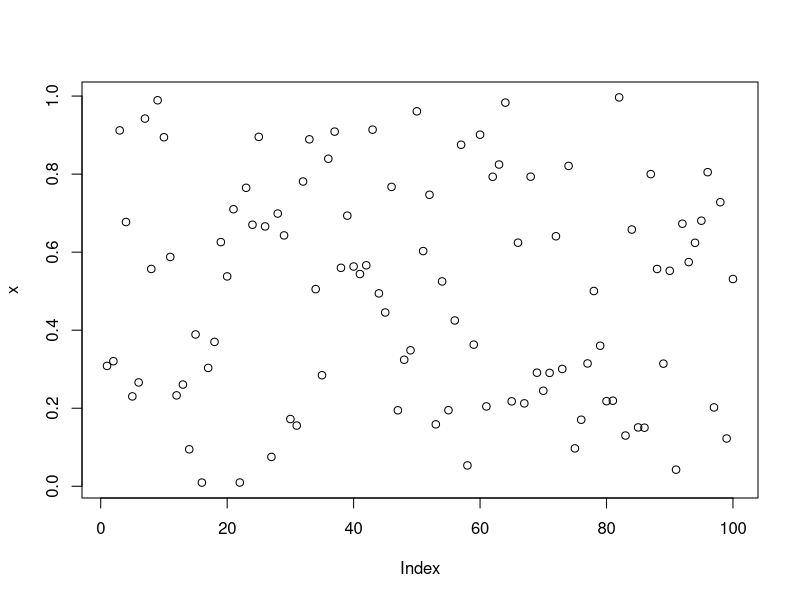
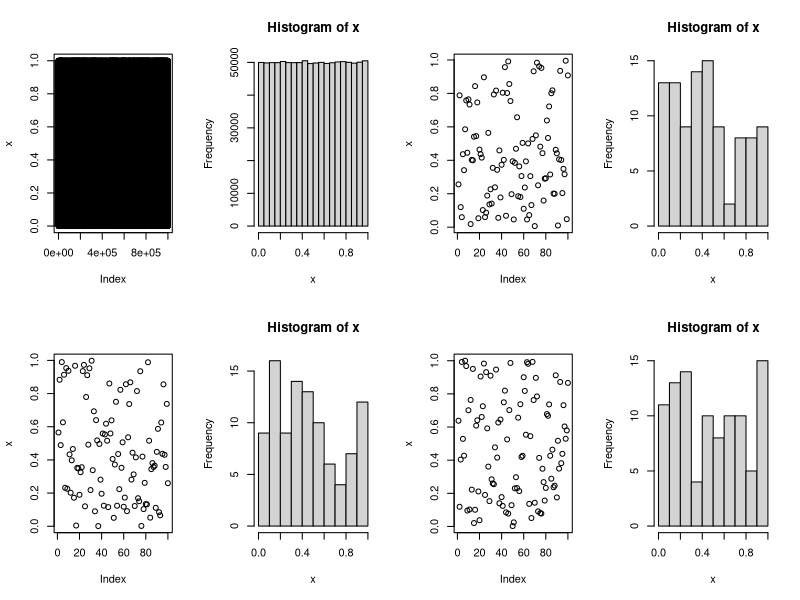
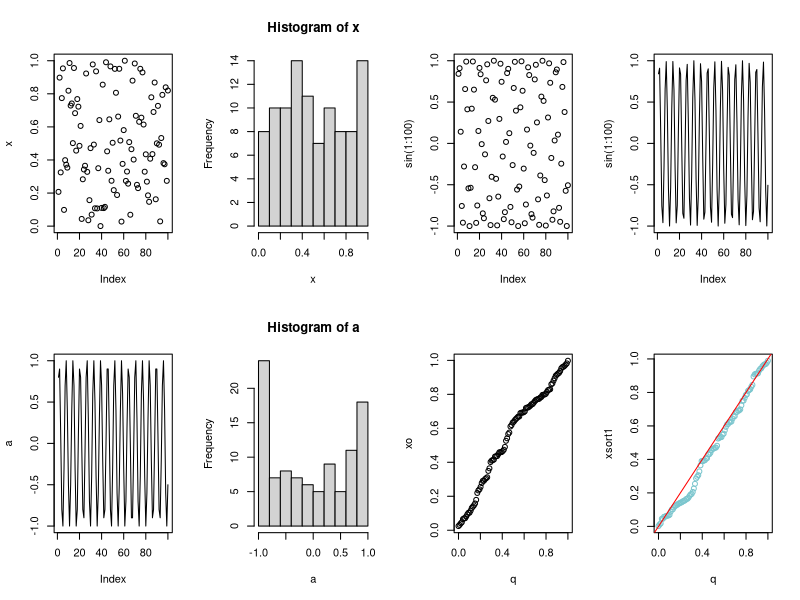
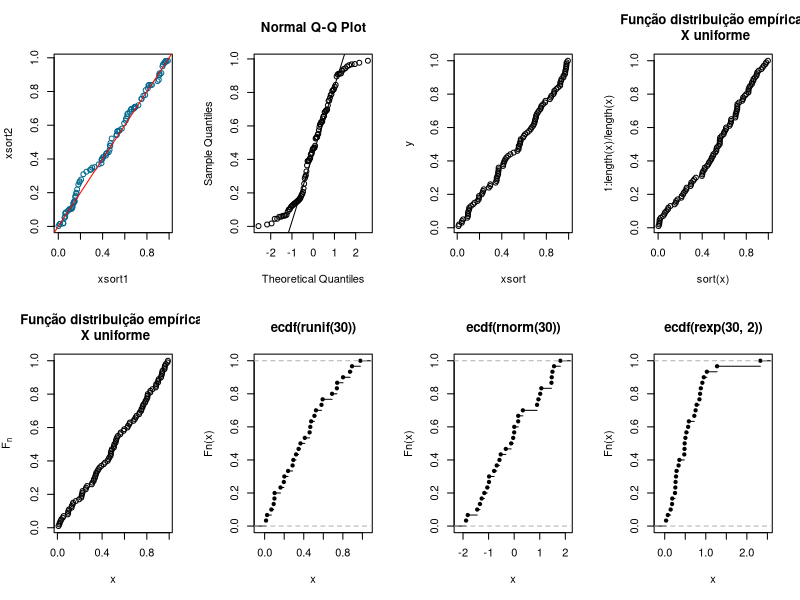
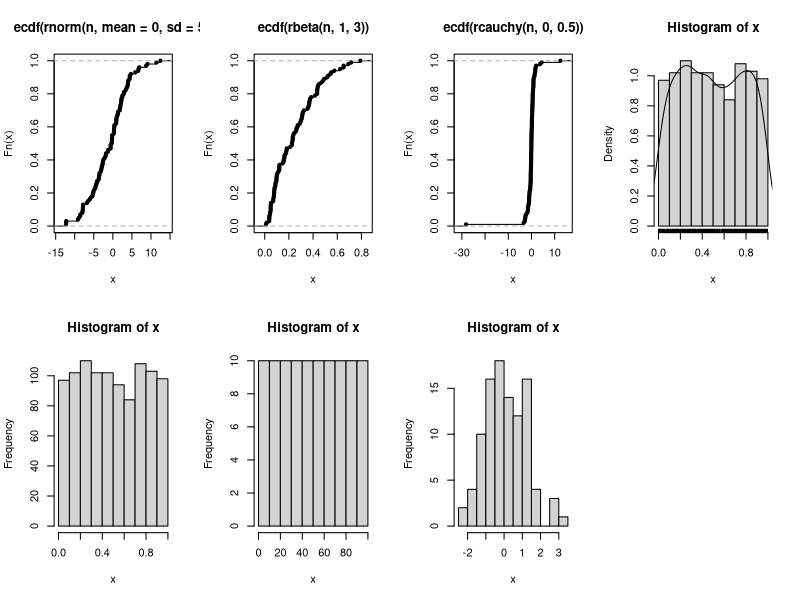

Here is the R script that generated these plots, in order:
# Aula 5 - Estatística Computacional
rm(list = ls())



x = runif(100)
x
plot(x)

# vaŕios gráficos 
par(mfrow = c(2,4))
x = runif(1000000)
plot(x)
hist(x)

# outra forma
for(i in 1:4){
  x = runif(100)
  plot(x)
  hist(x)
}

# Exercício 

# função seno
plot(sin(1:100))

plot(sin(1:100), type = "l")

n = 100 
a = round(sin(1:n),1)
a 
plot(a, type = 'l')
table(a)
hist(a)
table(cut(a, seq(-1,1, by=0.2)))/n # a função cut divide em intervalos e a table nos dá a frequencia em cada intervalo.

# QQ plot: x = quantis esperados (teóricos) e y = quantis observados (em ordem). 

x = runif(n)
xo = sort(x)
q = seq(0, 1, by = (1/n))
q = seq(0, 1, length.out = n)
plot(q,xo)


# cores no R 
# http://www.stat.columbia.edu/~tzheng/files/Rcolor.pdf

# qqplot - uniforme
n = 100
q = seq(0,1,length.out = n)
x1 = runif(n)
xsort1 = sort(x1)
plot(q, xsort1, col ="cadetblue3")
abline(0,1,col = "red")


n = 100
q = seq(0,1,length.out = n)
x2 = runif(n)
xsort2 = sort(x2)
plot(xsort1, xsort2, col ="deepskyblue4")
abline(0,1,col = "red")



# qqplot no R
qqnorm(x1)
qqline(x1)
shapiro.test(x1)


# Distribuição emprírica --------------------------------------------------

# n = 10 -> 0.1, 0.23, 0.34, ... , 0.95
# F(x_{3})=(1/10)*3 = 0.3
# n = 15 -> 0.08, 0.12, 0.13, 0.18, ... , 0.9
# F(x_{3})=(1/15)*3

n = 100
x = runif(n)
xsort = sort(x)
i = (1:n)
y = i/n
plot(xsort, y)

# versão compacta
x = runif(100)
plot(sort(x), 1 :length(x) / length(x),
main = "Função distribuição empírica \n X uniforme")

# incluindo nomes dos eixos 
# ajuda para expresões matemáticas: help(plotmath)
x = runif(100)
plot(sort(x), 1 :length(x) / length(x),
     xlab = "x", ylab = expression(F[n]),
     main = "Função distribuição empírica \n X uniforme")




# classe ecfd para funções de distribuição empíricas 
# forma automática do R 
# uniforme(0,1)
plot(ecdf(runif(30)))

# normal padrão
plot(ecdf(rnorm(30)))

#exponencial com alpha = 2
plot(ecdf(rexp(30,2)))

n = 100
# normal com mu = 0 e sigma = 5
plot(ecdf(rnorm(n, mean = 0, sd = 5)))

# beta com a = 1 e b = 3
plot(ecdf(rbeta(n, 1, 3)))

# cauchy (0,0.5)
plot(ecdf(rcauchy(n, 0, 0.5)))


x = runif(1000)
hist(x, probability = T)
rug(x) # adiciona dados originais ao histograma
lines(density(x)) # estimação kernel

histog = hist(x)
histog$counts


# Teste Kolmogorov-Smornov

# K-S para U(0,1)
x = runif(10)
max(abs((1 : length(x)) / length(x) - sort(x)))

help("ks.test")

# sequência
y = 1:100
ks.test(y, "punif", 1, 100)

# U(0,1)
z = runif(100)
ks.test(z, "punif")

# seno
w = sin(1:100)
range(w)
ks.test(w, 'punif', min(w), max(w))

# normal 
u = rnorm(100)
range(u)
ks.test(rnorm(100), 'punif', min(u), max(u))


# teste Chi quadrado

help("chisq.test")

x = c(48,52)
x
y = chisq.test(x)
y
names(y)
y$observed
y$expected

x = c(57,43)
x
y = chisq.test(x)
y
names(y)
y$observed
y$expected

# Exercícios
# b)
q = (48 - 50) ** 2 / 50 + (52 - 50) ** 2 / 50
q
gl = 1
1 - pchisq(q, gl)

# c)
nc = round(rnorm(1, 50, 8), 0)
nc
x = c(nc, 100 - nc)
x
y = chisq.test(x)
y
names(y)
y$observed
y$expected


# 2)
x = rep(30, 5)
x
y = chisq.test(x)
y
y$observed
y$expected

x = c(15,25,40,22,18)
x
y = chisq.test(x)
y
y$observed
y$expected

x = c(0,0,90,0,60)
x
y = chisq.test(x)
y
y$observed
y$expected

x = c(0,0,9,0,6)
x
y = chisq.test(x)
y
y$observed
y$expected

x = 1:100
table(x)
chisq.test(table(x), simulate.p.value = T)

h = hist(x)
h$counts
chisq.test(h$counts)

x = rnorm(100)
table(x)
chisq.test(table(x), simulate.p.value = T)

h = hist(x)
h$counts
chisq.test(h$counts)

